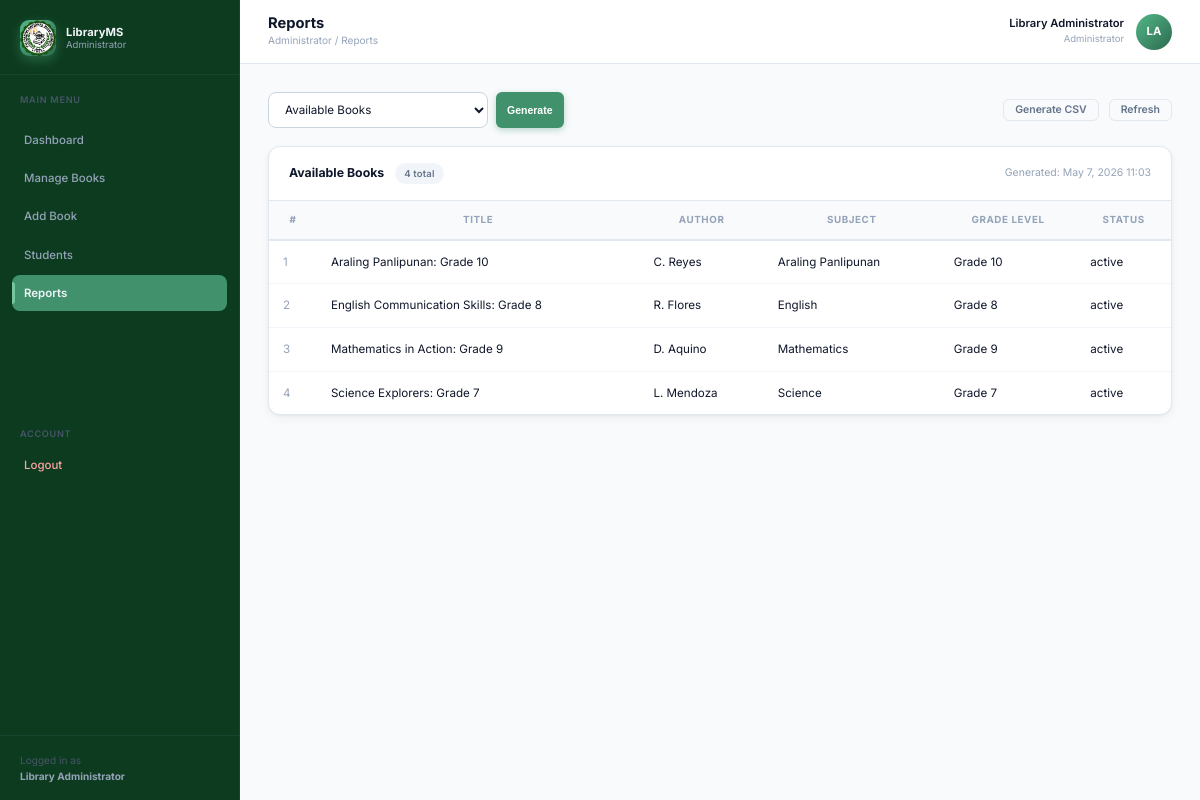
The page /admin/reports.php (signed in) on the database as committed earlier.
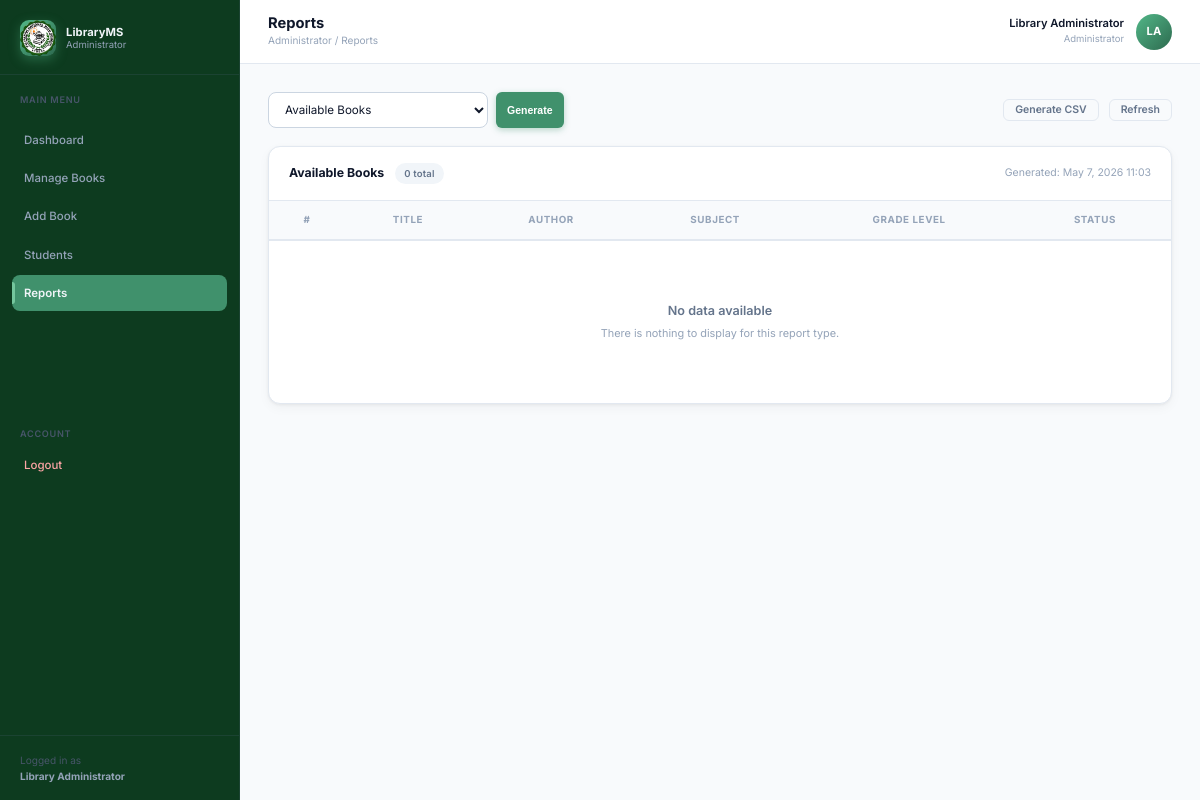
The same page on the database as committed later.
### tables this page shows
CREATE TABLE IF NOT EXISTS books (
    id INT AUTO_INCREMENT PRIMARY KEY,
    title VARCHAR(200) NOT NULL,
    author VARCHAR(150) NOT NULL,
    subject VARCHAR(100) NOT NULL,
    grade_level VARCHAR(20) NOT NULL,
    cover_image VARCHAR(255) DEFAULT NULL,
    file_path VARCHAR(255) NOT NULL,
    status ENUM('active', 'inactive') NOT NULL DEFAULT 'active',
    uploaded_by INT NOT NULL,
    created_at TIMESTAMP DEFAULT CURRENT_TIMESTAMP,
    CONSTRAINT fk_books_uploaded_by FOREIGN KEY (uploaded_by) REFERENCES users(id) ON DELETE CASCADE
);

### config/config.php (called while the page is built, shortened)
<?php
function e(string $value): string
{
    return htmlspecialchars($value, ENT_QUOTES, 'UTF-8');
}

### admin/reports.php (the view, shortened to what this page needs)
<?php
require_once __DIR__ . '/../config/auth.php';
require_once __DIR__ . '/../config/admin_layout.php';
$reportType = (string) ($_GET['type'] ?? 'available_books');
$isCsvExport = (isset($_GET['action']) && $_GET['action'] === 'export_csv');
$page    = max(1, (int)($_GET['page'] ?? 1));
$perPage = 50;
$offset  = ($page - 1) * $perPage;
$rows      = [];
$headers   = [];
$totalRows = 0;
if ($reportType === 'most_read') {
    $headers = ['Title', 'Author', 'Reads'];
    $countSql = "SELECT COUNT(DISTINCT b.id) FROM books b LEFT JOIN reading_logs rl ON rl.book_id = b.id";
    $totalRows = (int) $pdo->query($countSql)->fetchColumn();
    $sql = "SELECT b.title, b.author, COUNT(rl.id) AS read_count FROM books b LEFT JOIN reading_logs rl ON rl.book_id = b.id GROUP BY b.id ORDER BY read_count DESC";
    if (!$isCsvExport) $sql .= " LIMIT $perPage OFFSET $offset";
    $rows = $pdo->query($sql)->fetchAll();
} else {
    $reportType = 'available_books';
    $headers    = ['Title', 'Author', 'Subject', 'Grade Level', 'Status'];
    $countSql = "SELECT COUNT(*) FROM books";
    $totalRows = (int) $pdo->query($countSql)->fetchColumn();
    $sql = "SELECT title, author, subject, grade_level, status FROM books ORDER BY title ASC";
    if (!$isCsvExport) $sql .= " LIMIT $perPage OFFSET $offset";
    $rows = $pdo->query($sql)->fetchAll();
}
$reportLabels = [
    'available_books' => 'Available Books',
    'most_read'       => 'Most Read Books',
    'active_users'    => 'Active Users',
];
$currentUser  = userDisplayName();
$initials     = makeInitials($currentUser);
$sidebarLinks = [
    ['href' => 'dashboard.php',   'label' => 'Dashboard',    'active' => false],
    ['href' => 'manage-books.php','label' => 'Manage Books', 'active' => false],
    ['href' => 'add-book.php',    'label' => 'Add Book',     'active' => false],
    ['href' => 'manage-users.php','label' => 'Students',     'active' => false],
    ['href' => 'reports.php',     'label' => 'Reports',      'active' => true],
];
adminPageStart('Reports', 'Administrator / Reports', $sidebarLinks, 'Administrator',
    '/Library Management System/logout.php', $currentUser, $initials);
?>
<div class="toolbar">
    <form method="GET" class="d-flex gap-2" style="flex-wrap:wrap;flex:1;">
        <select class="form-select" style="max-width:220px;" name="type">
            <?php foreach ($reportLabels as $val => $label): ?>
            <option value="<?php echo e($val); ?>" <?php echo $reportType === $val ? 'selected' : ''; ?>>
                <?php echo e($label); ?>
            </option>
            <?php endforeach; ?>
        </select>
        <button class="btn btn-primary btn-sm" type="submit">Generate</button>
    </form>
    <a class="btn btn-ghost btn-sm" href="reports.php?type=<?php echo e($reportType); ?>&action=export_csv">Generate CSV</a>
    <a class="btn btn-ghost btn-sm" href="reports.php?type=<?php echo e($reportType); ?>">Refresh</a>
</div>
<div class="data-card">
    <div class="data-card-header">
        <div class="data-card-title">
            <?php echo e($reportLabels[$reportType] ?? 'Report'); ?>
            <span class="badge badge-muted" style="margin-left:8px;"><?php echo number_format($totalRows); ?> total</span>
        </div>
        <span class="text-sm text-muted">Generated: <?php echo date('M j, Y H:i'); ?></span>
    </div>
    <div class="table-responsive">
        <table class="admin-table">
            <thead>
                <tr>
                    <th>#</th>
                    <?php foreach ($headers as $header): ?>
                    <th><?php echo e($header); ?></th>
                    <?php endforeach; ?>
                </tr>
            </thead>
            <tbody>
            <?php if (empty($rows)): ?>
                <tr><td colspan="<?php echo count($headers) + 1; ?>">
                    <div class="empty-state">
                        <div class="empty-state-title">No data available</div>
                        <div class="empty-state-desc">There is nothing to display for this report type.</div>
                    </div>
                </td></tr>
            <?php else: ?>
                <?php foreach ($rows as $i => $row):
                    $cells = array_values(array_filter(
                        $row,
                        fn($k) => !is_int($k),
                        ARRAY_FILTER_USE_KEY
                    ));
                ?>
                <tr>
                    <td class="text-muted"><?php echo $i + 1; ?></td>
                    <?php foreach ($cells as $cell): ?>
                    <td><?php echo e((string) $cell); ?></td>
                    <?php endforeach; ?>
                </tr>
                <?php endforeach; ?>
            <?php endif; ?>
            </tbody>
        </table>
    </div>
</div>
<?php adminPageEnd(); ?>

### config/admin_layout.php (shortened to what this page needs)
<?php
function adminPageStart(
    string $pageTitle,
    string $breadcrumb,
    array  $sidebarLinks,
    string $sidebarRole,
    string $logoutHref,
    string $currentUser,
    string $initials
): void {
?>
<!DOCTYPE html>
<html lang="en">
<head>
    <link rel="stylesheet" href="/Library Management System/assets/css/admin.css">
</head>
<body>
<aside class="admin-sidebar" id="adminSidebar">
    <a class="sidebar-brand" href="#">
        <div class="sidebar-brand-icon">
            <img src="/Library Management System/assets/images/SchoolLogo.png" alt="School Logo"
                 style="width: 100%; height: 100%; object-fit: contain;">
        </div>
        <div class="sidebar-brand-text">
            <div class="sidebar-brand-title">LibraryMS</div>
            <div class="sidebar-brand-sub"><?php echo htmlspecialchars($sidebarRole, ENT_QUOTES); ?></div>
        </div>
    </a>
    <div class="sidebar-section-label">Main Menu</div>
    <nav class="sidebar-nav">
        <?php foreach ($sidebarLinks as $link): ?>
        <a href="<?php echo htmlspecialchars($link['href'], ENT_QUOTES); ?>"
           class="sidebar-link<?php echo !empty($link['active']) ? ' active' : ''; ?>">
            <?php echo htmlspecialchars($link['label'], ENT_QUOTES); ?>
        </a>
        <?php endforeach; ?>
    </nav>
    <div class="sidebar-section-label">Account</div>
    <nav class="sidebar-nav" style="padding-top:0;">
        <a href="<?php echo htmlspecialchars($logoutHref, ENT_QUOTES); ?>" class="sidebar-link danger">
            Logout
        </a>
    </nav>
    <div class="sidebar-footer">
        Logged in as<br>
        <strong><?php echo htmlspecialchars($currentUser, ENT_QUOTES); ?></strong>
    </div>
</aside>
<header class="admin-topbar">
    <div class="d-flex align-center gap-3">
        <div class="topbar-left">
            <div class="topbar-title"><?php echo htmlspecialchars($pageTitle, ENT_QUOTES); ?></div>
            <div class="topbar-breadcrumb"><?php echo htmlspecialchars($breadcrumb, ENT_QUOTES); ?></div>
        </div>
    </div>
    <div class="topbar-right">
        <div class="topbar-user-info">
            <div class="topbar-user-name"><?php echo htmlspecialchars($currentUser, ENT_QUOTES); ?></div>
            <div class="topbar-user-role"><?php echo htmlspecialchars($sidebarRole, ENT_QUOTES); ?></div>
        </div>
        <div class="topbar-avatar"><?php echo htmlspecialchars($initials, ENT_QUOTES); ?></div>
    </div>
</header>
<main class="admin-main">
<div class="admin-content">
<?php
}
function adminPageEnd(): void {
?>
</div>
</main>
</body>
</html>
<?php
}

Rows that differ between the two databases and show on the page:
removed books: title "Araling Panlipunan: Grade 10", author "C. Reyes", subject "Araling Panlipunan", grade_level "Grade 10", status "active"
removed books: title "English Communication Skills: Grade 8", author "R. Flores", subject "English", grade_level "Grade 8", status "active"
removed books: title "Mathematics in Action: Grade 9", author "D. Aquino", subject "Mathematics", grade_level "Grade 9", status "active"
removed books: title "Science Explorers: Grade 7", author "L. Mendoza", subject "Science", grade_level "Grade 7", status "active"
Other text that changed with them:
$totalRows: "4" → "0"
text now shown: "No data available There is nothing to display for this report type."
